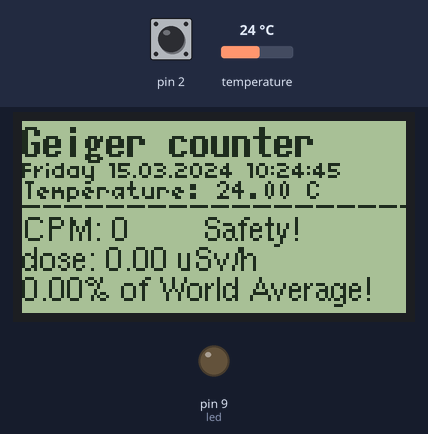
Bench run of a sketch on a simulated Arduino Uno, built with avr-gcc and run on an emulated ATmega328P. Parts: 128×64 one-colour display, output pins drawn as LEDs (lit = HIGH). The inputs (shaded band) are chosen by the test bench; at power-on: temperature 24 °C, pin 2 HIGH. The local clock reads 2024-03-15 10:24:30 at power-on unless the sketch sets it.

Above: at 23.7 s.
23.8 s: temperature set to 12 °C
At 31.8 s:
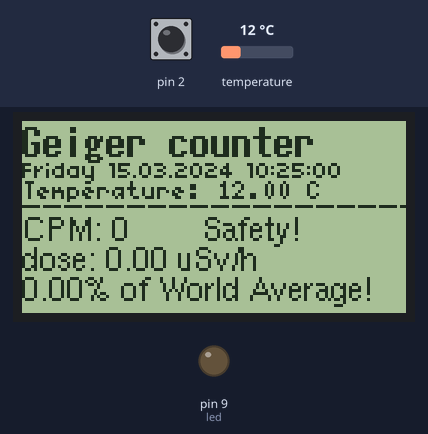
At 46.8 s:
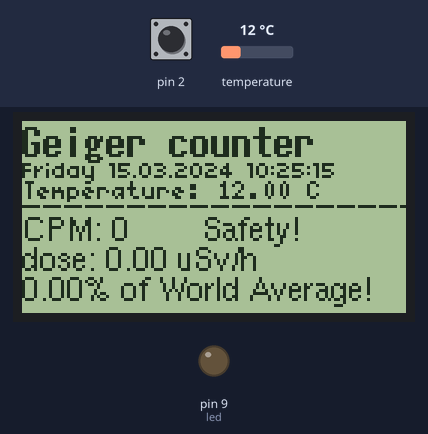
Timing chart, 0 to 48.3 s (numbered marks = the images above; inputs shaded):
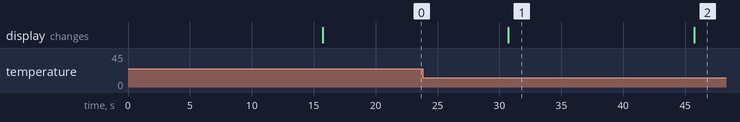

Measured:
- what the display in image 1 shows lasts 15.0 s, from 30.7 s to 45.7 s

The sketch:

Geiger_LCD.ino
```cpp
/*
 *
 *
 *
*/

#include "U8glib.h"
#include <SPI.h>
#include <Wire.h>
#include <DS3231.h>

#define LOG_PERIOD 15000  //Logging period in milliseconds, recommended value 15000-60000.
#define MAX_PERIOD 60000  //Maximum logging period without modifying this sketch
#define led 9  //背光引脚


U8GLIB_NHD_C12864 u8g(8, 7, 6, 5, 4);  // SPI Com: SCK = 8, MOSI = 7, CS = 6, RS = 5, RST = 4
DS3231  rtc(SDA, SCL);

unsigned long counts;     //variable for GM Tube events
unsigned long cpm;        //variable for CPM
float dose;               //variable for effective dose
float percent;             //variable for percent
unsigned int multiplier;  //variable for calculation CPM in this sketch
unsigned long previousMillis;  //variable for time measurement

String(dose_out) = String();
String(percent_out) = String();
String(CPM_out) = String();
String(TIME) = String();
String(TEMP) = String();
String(condition) = String();


String(LED) = String("OFF");                   //背光控制

void tube_impulse(){       //subprocedure for capturing events from Geiger Kit
  counts++;
}

void setup(){             //setup subprocedure
  counts = 0;
  cpm = 0;
  dose = 0;
  multiplier = MAX_PERIOD / LOG_PERIOD;      //calculating multiplier, depend on your log period
  attachInterrupt(0, tube_impulse, FALLING); //define external interrupts

  u8g.setRot180();
  u8g.setColorIndex(255);
  pinMode(led, OUTPUT);

  rtc.begin();
  // 第一次設定寫入 DS1302 RTC時鐘，之後可以加上註解
  //  rtc.setDOW(SUNDAY);         // 設定每週星期幾？
  //  rtc.setTime(20, 16, 30);     // 設定24小時時間 20:16:30
  //  rtc.setDate(19, 3, 2017);   // 設定日期(日, 月, 年)
}

void loop(){                                 //main cycle
  unsigned long currentMillis = millis();
  if(currentMillis - previousMillis > LOG_PERIOD){
    previousMillis = currentMillis;
    cpm = counts * multiplier;
    dose = cpm / 151.0;
    percent = (dose / 0.274) * 100;

    if(dose<=0.34){
      condition = String("Safety!");
    }

    else if(0.34<dose<=1.0){
      condition = String("Warning!");
    }

    else if(dose>1.0){
      condition = String("Dangerous!");
    }

    CPM_out = String("CPM: ") + cpm + String("        ") + condition;
    dose_out = String("dose: ") + dose + String(" uSv/h");
    percent_out = percent + String("% of World Average!");
    TIME = rtc.getDOWStr() + String(" ") + rtc.getDateStr() + String(" ") + rtc.getTimeStr();
    TEMP = String("Temperature: ") + rtc.getTemp() + String(" C");


    counts = 0;
    if(LED == String("ON")){
      digitalWrite(led, 1);
    }

    else if(LED == String("OFF")){
      digitalWrite(led, 0);
    }

      u8g.firstPage();
  do {
    u8g.setFont(u8g_font_7x14B);
    u8g.setPrintPos(0, 12);
    u8g.print(String("Geiger counter"));
    u8g.setFont(u8g_font_04b_03);
    u8g.setPrintPos(0, 19);
    u8g.print(TIME);
    u8g.setFont(u8g_font_5x7);
    u8g.setPrintPos(0, 26);
    u8g.print(TEMP);
    u8g.setFont(u8g_font_7x14B);
    u8g.setPrintPos(0, 33);
    u8g.print(String("--------------------"));
    u8g.setFont(u8g_font_helvR08);
    u8g.setPrintPos(0, 40);
    u8g.print(CPM_out);
    u8g.setPrintPos(0, 50);
    u8g.print(dose_out);
    u8g.setPrintPos(0, 60);
    u8g.print(percent_out);


  } while( u8g.nextPage() );
  delay(1000);

    counts = 0;
  }

}
```
